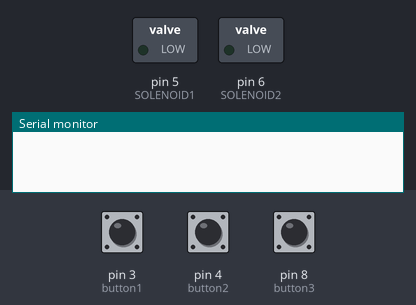
A sketch run on a simulated Arduino Uno, built with avr-gcc and run on an emulated ATmega328P. Shown: switched loads named in the sketch (green lamp = pin HIGH), the last lines printed to the serial monitor. The test bench sets the inputs (shaded band); at power-on: pin 3 (button1) HIGH, pin 4 (button2) HIGH, pin 8 (button3) HIGH.

Above: at 1.2 s.
1.3 s: pin 3 (button1) pulled LOW for 0.15 s
At 2.6 s:
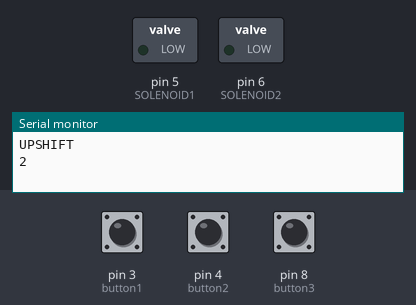
2.9 s: pin 4 (button2) pulled LOW for 0.15 s
At 3.0 s:
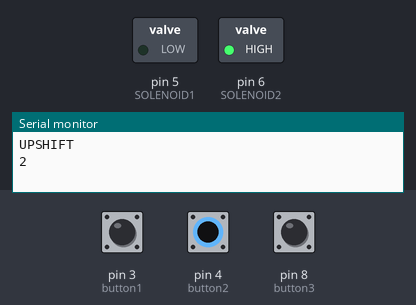
Timing chart, 0 to 5.9 s (numbered marks = the images above; inputs shaded):
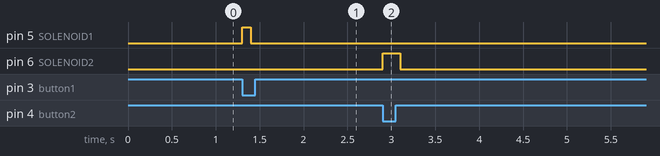

Measured:
- after the input at 1.3 s, pin 5 (SOLENOID1): LOW → HIGH at once, → LOW 0.10 s later
- after the input at 2.9 s, pin 6 (SOLENOID2): LOW → HIGH at once, → LOW 0.20 s later

The sketch:

basicSolenoid.ino
```cpp
// CAR GEARS GO LIKE THIS: 1, N, 2, 3, 4, 5, 6

#define SOLENOID1 5
#define SOLENOID2 6

#define button1 3
#define button2 4
#define button3 8

int pressed1 = 0;
int pressed2 = 0;
int pressed3 = 0;
int currentGear = 1;
int delays[] = {100, 100, 100, 100, 100, 100, 100};

void setup() {
  // put your setup code here, to run once:

  Serial.begin(9600);
  pinMode(SOLENOID1, OUTPUT);      // pin 5 is output
  pinMode(SOLENOID2, OUTPUT);      // pin 5 is output
  //pinMode(switchPin, INPUT_PULLUP);
  pinMode(button1, INPUT_PULLUP);
  pinMode(button2, INPUT_PULLUP);
  pinMode(button3, INPUT_PULLUP);

}

void upShift() { // default code to upshift one time
    currentGear = min(6, currentGear + 1);
    digitalWrite(SOLENOID1, HIGH);      // ON
    delay(delays[currentGear]);
    pressed1 = 1;
    digitalWrite(SOLENOID1, LOW);
    Serial.println("UPSHIFT");
    Serial.println(currentGear);
}

void downShift() { // default code to downshift one time
    currentGear = max(0, currentGear - 1);
    digitalWrite(SOLENOID2, HIGH);
    delay(delays[currentGear]);
    pressed2 = 1;
    digitalWrite(SOLENOID2, LOW);
    Serial.println("DOWNSHIFT");
    Serial.println(currentGear);
}

void loop() {
  // put your main code here, to run repeatedly:

  // if up button --> set one solenoid high and other low
  // if down button --> set one solenoid high, other low

  // need to measure distance
  //int buttonState1 = digitalRead(button1);
  //int buttonState2 = digitalRead(button2);

  //Serial.println(pressed1);
  //Serial.println(pressed2 + " button2 " );

  if(digitalRead(button1) == LOW && !pressed1 && currentGear < 7) {   // Will upshift when button is pressed, ignoring neutral gear
    if (currentGear == 0) {
      upShift();
      upShift();
    }
    else {
      upShift();
    }
  }


  else if(digitalRead(button2) == LOW && !pressed2 && currentGear > 0) {  // Will down when button is pressed, ignoring neutral gear
    if (currentGear == 2) {
      downShift();
      downShift();
    }
    else {
      downShift();
    }
  }

  else if(digitalRead(button3) == LOW && !pressed3) { // puts car in neutral gear
   if (currentGear == 0) {
    upShift();
   }
   else {
    while (currentGear != 1) {
      downShift();
    }
   }
  }

  if (digitalRead(button1) == HIGH) {
    pressed1 = 0;
  }
  if (digitalRead(button2) == HIGH) {
    pressed2 = 0;
  }

  // for Neutral
  if (digitalRead(button3) == HIGH) {
    pressed3 = 0;
  }
  // When pressing Netral Button shift into Neutral from whatever the current gear is


}
```
